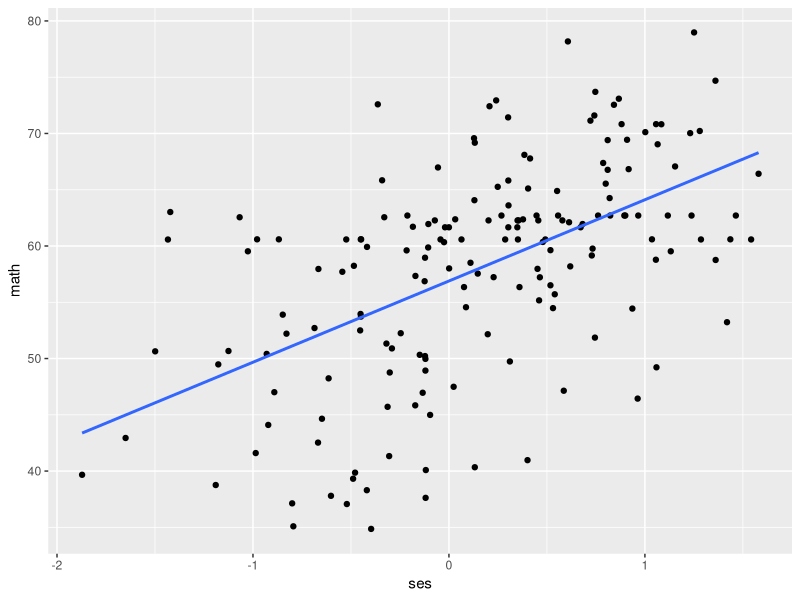

Here is the R script that generated this plot:
## ---- chunk 1
library(dplyr) # for data manipulation
library(ggplot2) # for graphing
library(lme4) # for multilevel models
library(lmerTest) # for p-values
## ---- chunk 2
# this actually loads my data, but will be hidden
data <- read.csv('data/heck2011.csv', fileEncoding = "UTF-8-BOM")
## ---- chunk 3
ses_l1_random <- lmer(math ~ 1 + ses + (1 + ses|schcode), data = data, REML = TRUE)
## ---- chunk 4
data %>% 
  filter(schcode <= 10) %>% # subset data to make it easier to see
  ggplot(mapping = aes(x = ses, y = math)) +
  geom_point() +
  geom_smooth(method = "lm", se = FALSE, fullrange = TRUE)
## ---- chunk 5
ses_l1_random <- lmer(math ~ 1 + ses + (1 + ses|schcode), data = data, REML = TRUE)
## ---- chunk 6
Matrix::bdiag(VarCorr(ses_l1_random))
## ---- chunk 7
summary(ses_l1_random)
## ---- chunk 8
confint(ses_l1_random, oldNames = FALSE)
## ---- chunk 9
ses_l1_random_cov0 <- lmer(math ~ 1 + ses + (1|schcode) + (0 + ses|schcode), data = data, REML = TRUE)
summary(ses_l1_random_cov0)
## ---- chunk 10
Matrix::bdiag(VarCorr(ses_l1_random_cov0))
## ---- chunk 11
# models
ses_l1 <- lmer(math ~ 1 + ses + (1|schcode), data = data, REML = TRUE)
ses_l1_random_cov0 <- lmer(math ~ 1 + ses + (1|schcode) + (0 + ses|schcode), data = data, REML = TRUE)

# deviance test to compare model fit
anova(ses_l1, ses_l1_random_cov0, refit = FALSE)
